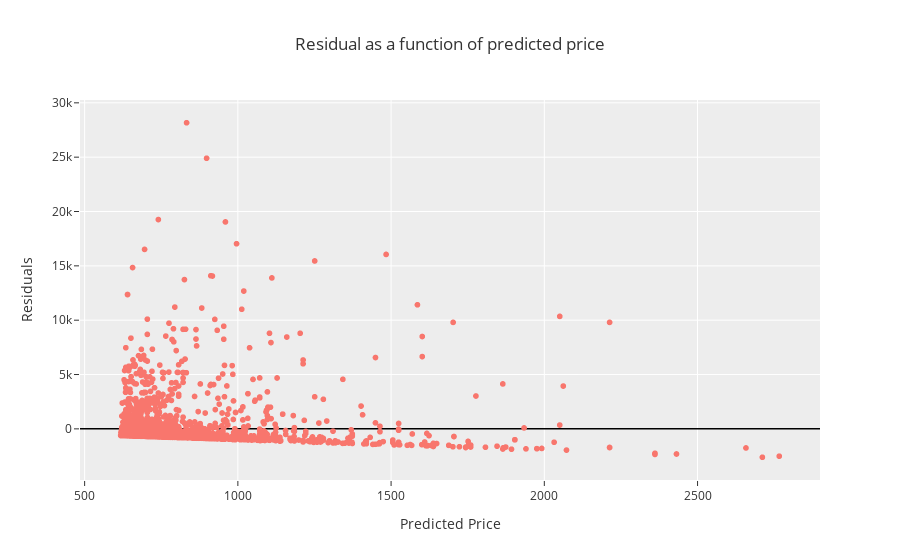

Notebook source saved alongside this figure:
### Code cell
# Create a residual plot
fig = px.scatter(
    DF_model2,
    x='Predicted_Price',
    y='Residual',
    title="Residual as a function of predicted price",
    template="ggplot2"
)


fig.update_layout(
    xaxis_title="Predicted Price",
    yaxis_title="Residuals",
    yaxis=dict(zeroline=True, zerolinewidth=1.5, zerolinecolor="black")
)

fig.show()

### Figure 1 — Plotly figure (JSON) as saved in the notebook; plotly's stock layout.template omitted (floating-point values rounded to 4 significant figures; data arrays with more than 128 entries replaced by an {"elided": "..."} marker saying what was removed)
{"data": [{"hovertemplate": "Predicted_Price=%{x}<br>Residual=%{y}<extra></extra>", "legendgroup": "", "marker": {"color": "#F8766D", "symbol": "circle"}, "mode": "markers", "name": "", "showlegend": false, "type": "scattergl", "x": {"elided": "3211 float values"}, "xaxis": "x", "y": {"elided": "3211 float values"}, "yaxis": "y"}], "layout": {"legend": {"tracegroupgap": 0}, "title": {"text": "Residual as a function of predicted price"}, "xaxis": {"anchor": "y", "domain": [0, 1], "title": {"text": "Predicted Price"}}, "yaxis": {"anchor": "x", "domain": [0, 1], "title": {"text": "Residuals"}, "zeroline": true, "zerolinecolor": "black", "zerolinewidth": 1.5}}}
